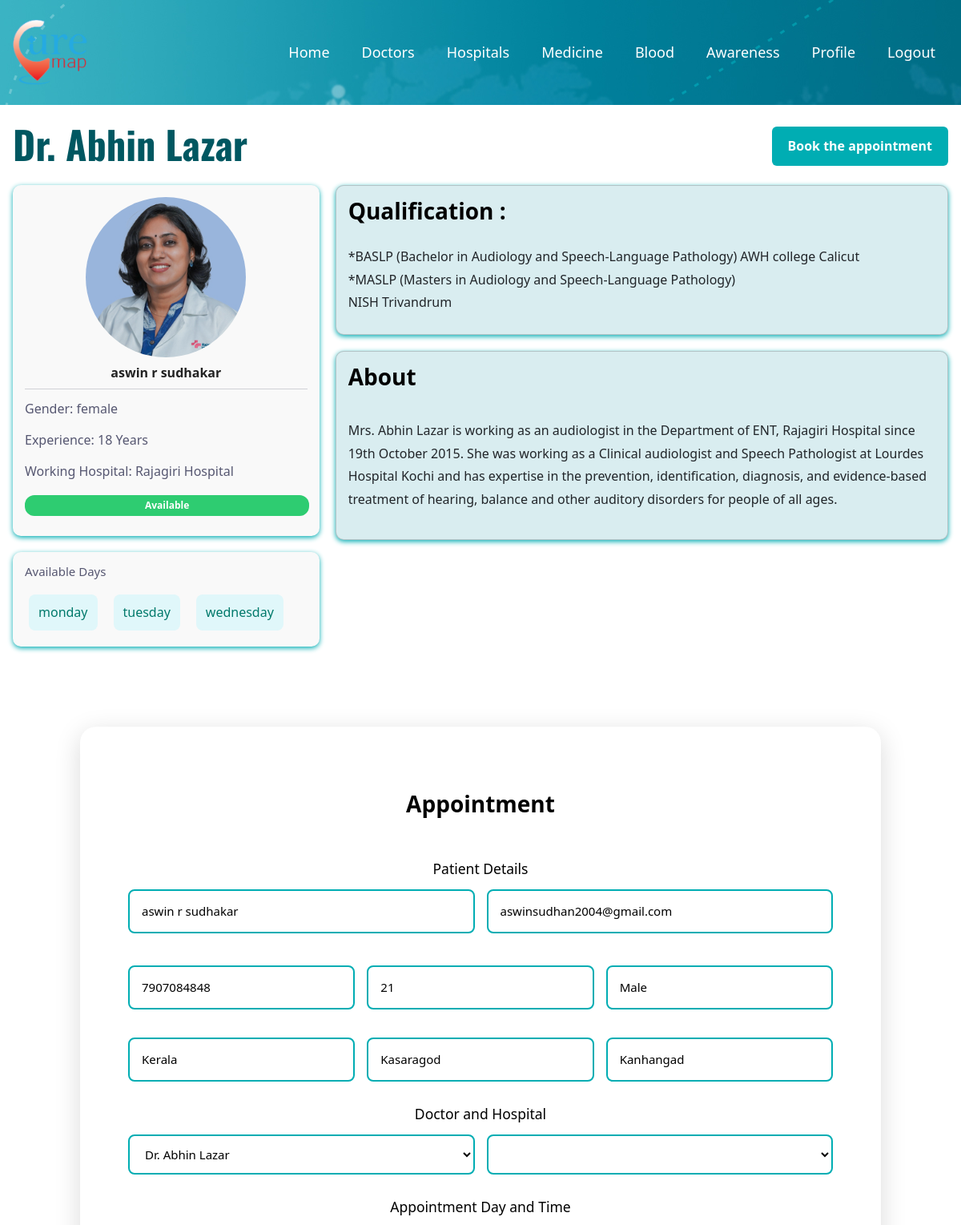
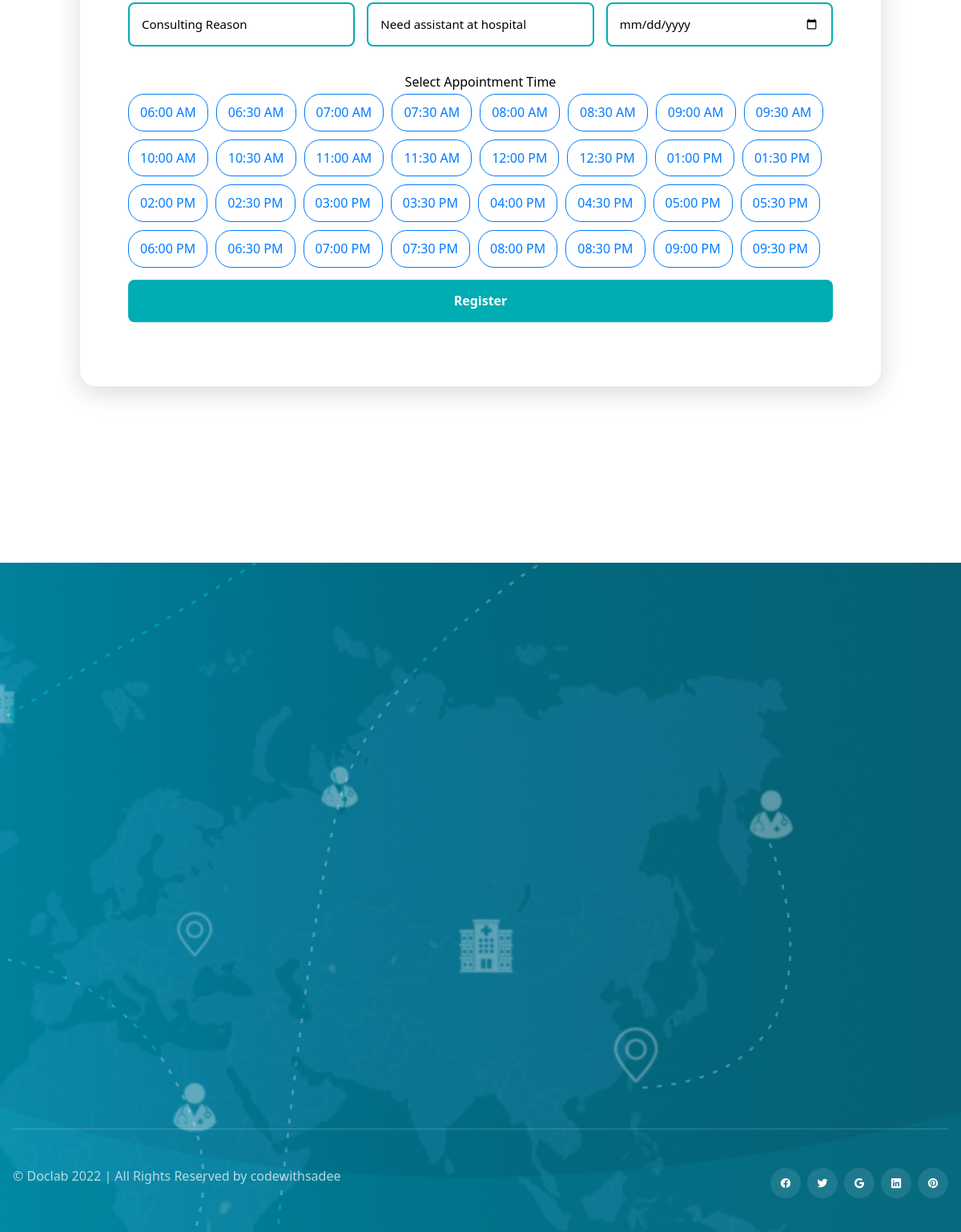
Screenshot of /doctor/doctor_detail/1/ (signed in) with the database file from the repository (2 pictures, top to bottom).
### doctor/models.py (models this page shows, shortened)
class Doctor(models.Model):
    first_name = models.CharField(max_length=100)
    second_name = models.CharField(max_length=100, blank=True, null=True)
    last_name = models.CharField(max_length=100)
    photo = models.ImageField(upload_to='doctor_photos/')
    email = models.EmailField(unique=True, blank=True, null=True)
    phone = models.CharField(max_length=15, blank=True, null=True)
    gender = models.CharField(max_length=10, choices=[('male', 'Male'), ('female', 'Female'), ('other', 'Other')])
    role = models.CharField(max_length=255, blank=True, null=True)
    qualification = models.TextField(help_text="Use line breaks for paragraphs and * for bullet points.",blank=True, null=True)
    specialization = MultiSelectField(choices=SPECIALIZATION_CHOICES)
    experience_years = models.PositiveIntegerField(blank=True, null=True)
    hospital = models.ForeignKey(Hospital, on_delete=models.CASCADE, related_name='doctors')
    available_days = MultiSelectField(choices=DAY_CHOICES, blank=True, null=True)
    about = models.TextField(blank=True, null=True)
    rating = models.FloatField(default=0.0)
    is_available = models.BooleanField(default=True)

### user/models.py (models this page shows, shortened)
class UserProfile(models.Model):
    BLOOD_GROUP_CHOICES = [
        ('A+', 'A+'), ('A-', 'A-'), ('B+', 'B+'), ('B-', 'B-'),
        ('O+', 'O+'), ('O-', 'O-'), ('AB+', 'AB+'), ('AB-', 'AB-')
    ]
    GENDER_CHOICES = [
        ('Male', 'Male'),
        ('Female', 'Female'),
        ('Other', 'Other'),
    ]
    user = models.OneToOneField(User, on_delete=models.CASCADE)
    middle_name = models.CharField(max_length=100, blank=True, null=True)
    photo = models.ImageField(upload_to='profile_photos/', blank=True, null=True)
    blood_group = models.CharField(max_length=3, choices=BLOOD_GROUP_CHOICES, blank=True)
    phone_number = models.CharField(max_length=15, blank=True)
    gender = models.CharField(max_length=10, choices=GENDER_CHOICES, blank=True)
    dob = models.DateField(null=True, blank=True)
    house_name = models.CharField(max_length=100, blank=True)
    street = models.CharField(max_length=100, blank=True)
    place = models.CharField(max_length=100)
    district = models.CharField(max_length=100)
    state = models.CharField(max_length=100)
    pincode = models.CharField(max_length=10)
    family_member_count = models.PositiveIntegerField(default=1)
    created_at = models.DateTimeField(auto_now_add=True)
    updated_at = models.DateTimeField(auto_now=True)
    document_type = models.CharField(max_length=50, blank=True, null=True)
    document_number = models.CharField(max_length=100, blank=True, null=True)
    proof = models.ImageField(upload_to='proof_docs/', blank=True, null=True)

### hospital/models.py (models this page shows)
class Hospital(models.Model):
    name = models.CharField(max_length=255)
    photo = models.ImageField(upload_to='hospital_photos/')
    email = models.EmailField(blank=True, null=True)
    email2 = models.EmailField(blank=True, null=True)  # Optional second email
    contact_number = models.CharField(max_length=15,blank=True, null=True)
    contact_number2 = models.CharField(max_length=15, blank=True, null=True)  # Optional second contact number
    password = models.CharField(max_length=128)  # Use Django's default max length for passwords
    website = models.URLField(blank=True, null=True)
    address = models.TextField()
    pincode = models.CharField(max_length=10)
    place = models.CharField(max_length=100)
    district = models.CharField(max_length=100)
    state = models.CharField(max_length=100)
    location_map_url = models.URLField(max_length=2000, blank=True, null=True)
    rating = models.FloatField(default=0.0)
    open_24_hours = models.BooleanField(default=False, help_text="Check if the hospital is open 24 hours")
    def __str__(self):
        return self.name

### doctor/views.py (the view, shortened to what this page needs)
# urls.py: path('doctor_detail/<int:doctor_id>/', views.doctor_detail, name='doctor_detail'),
def doctor_detail(request, doctor_id):
    user = request.user
    profile = getattr(user, 'userprofile', None)
    doctor = get_object_or_404(Doctor, id=doctor_id)
    age = None
    if profile and profile.dob:
        today = datetime.today().date()
        age = today.year - profile.dob.year - ((today.month, today.day) < (profile.dob.month, profile.dob.day))
    return render(request, 'doctor/doctor_detail.html', {
        'profile': profile,
        'doctor': doctor,
        'doctors': Doctor.objects.all(),
        'hospitals': Hospital.objects.all(),
        'age': age,
    })

### templates/doctor/doctor_detail.html (shortened to what this page needs)
{% extends "basic_templates/doctorheader.html" %}
{% load static %}
{% block css %}
<link rel="stylesheet" href="https://cdn.jsdelivr.net/npm/choices.js/public/assets/styles/choices.min.css">
<link href="https://cdnjs.cloudflare.com/ajax/libs/cropperjs/1.5.13/cropper.min.css" rel="stylesheet">
<link rel="stylesheet" href="{% static 'css/basic_css/header.css' %}">
{% endblock css %}
{% block body %}<br>
<section class="section listing" aria-labelledby="listing-label">
    <div class="container">
      <div class="header-row">
        <h2 class="headline-md" data-reveal="left">Dr. {{ doctor.first_name }}{% if doctor.second_name %} {{ doctor.second_name }}{% endif %} {{ doctor.last_name }}</h2>
        <button class="medi-locker-btn"><a href="#appointment">Book the appointment</a></button>
      </div>
      <div class="profile-layout">
        <div class="left-sidebar">
          <div class="profile-card">
            {% if doctor.photo %}
            <img src="{{ doctor.photo.url }}" alt="Dr. {{ doctor.first_name }} {{ doctor.last_name }}" class="profile-pic">
        {% else %}
            <img src="{% static 'img/person/profile.png' %}" alt="Default Profile" class="profile-pic">
        {% endif %}
    <h3 class="user-name">{{ request.user.first_name }} {{ request.user.userprofile.middle_name }} {{ request.user.last_name }}</h3>
            <hr>
            <p>Gender: {{ doctor.gender }}</p>
            <p>Experience: {{ doctor.experience_years }} Years</p>
            <p>Working Hospital: {{ doctor.hospital }}</p>
            {% if doctor.is_available %}
          <p class="badge open">Available</p>
        {% else %}
          <p class="badge closed">Not Available</p>
        {% endif %}
          </div>
<div class="family-card">
    <div class="family-card-header">
      <h4 class="family-heading">Available Days</h4>
    </div>
    <div class="family-photos">
      {% for day in doctor.available_days %}
        <div class="available-day">{{ day }}</div>
      {% empty %}
        <p class="no-days">No available days listed.</p>
      {% endfor %}
    </div>
  </div>
        </div>
        <div class="right-content">
            <div class="card large-box">
             <h2>Qualification :</h2>
                <p>{{ doctor.qualification|linebreaksbr|safe }}</p>
          </div>
          {% if doctor.about %}
<div class="card large-box">
  <h2>About</h2>
  <p>{{ doctor.about|linebreaks }}</p>
</div>
{% endif %}
        </div>
      </div>
    </div>
    <div class="login-container" id="appointment">
      <h2>Appointment</h2><br>
      <form method="post" enctype="multipart/form-data">
        <h3>Patient Details</h3>
        <div class="form-grid two-column">
          <input type="text" name="patient_full_name" required placeholder="Full Name" value="{{ request.user.first_name }} {{ request.user.userprofile.middle_name }} {{ request.user.last_name }}">
          <input type="email" name="patient_email" required placeholder="Email" value="{{ request.user.email }}">
        </div>
        <div class="form-grid">
          <input type="text" name="patient_phone" required placeholder="Phone" value="{{ request.user.userprofile.phone_number }}">
          <input type="text" name="patient_age" required placeholder="Age" value="{{ age }}">
          <input type="text" name="patient_gender" placeholder="Gender" value="{{ request.user.userprofile.gender }}">
          <input type="text" name="patient_state" placeholder="State" value="{{ request.user.userprofile.state }}">
          <input type="text" name="patient_district" placeholder="District" value="{{ request.user.userprofile.district }}">
          <input type="text" name="patient_place" placeholder="place" value="{{ request.user.userprofile.place }}">
        </div>
        <h3>Doctor and Hospital</h3>
        <div class="form-grid two-column">
          <select name="consulting_doctor" required>
  {% for d in doctors %}
    <option value="{{ d.id }}" {% if doctor.id == d.id %}selected{% endif %}>Dr. {{ d.first_name }} {{ d.last_name }}</option>
  {% endfor %}
</select>
          <select name="hospital" required>
            {% for h in hospitals %}
              <option value="{{ h.id }}" {% if doctor.hospital.id == h.id %}selected{% endif %}>{{ h.hospital_name }}</option>
            {% endfor %}
          </select>
        </div>
        <h3>Appointment Day and Time</h3>
        <div class="form-grid">
          <input type="text" name="reason" required placeholder="Consulting Reason">
          <select id="assistant" name="assistant" class="form-control" required>
            <option value="">Need assistant at hospital</option>
          </select>
          <input type="date" name="appointment_date" required placeholder="Appointment Date">
        </div>
        <div class="time-slots-wrapper">
          <label>Select Appointment Time</label>
          <div class="tag-options-inline" id="timeSlotTags">
          </div>
        </div>
        <button type="submit">Register</button>
      </form>
    </div>
{% endblock body %}

### static/css/basic_css/header.css (style rules this page uses)
:root { --rich-black-fogra-29: hsl(222, 44%, 8%); --middle-blue-green_40: hsla(174, 64%, 71%, 0.4); --midnight-green: hsl(186, 100%, 19%); --midnight-green_a25: hsla(186, 100%, 19%, 0.25); --independece: hsl(236, 14%, 39%); --verdigris: hsl(182, 100%, 35%); --ming: hsl(186, 72%, 24%); --space-cadet: hsla(226, 45%, 24%); --eerie-black: hsl(0, 0%, 13%); --alice-blue: hsl(187, 25%, 94%); --gray-web: hsl(0, 0%, 50%); --gainsboro: hsl(0, 0%, 87%); --white: hsl(0, 0%, 100%); --white_a20: hsla(0, 0%, 100%, 0.2); --white_a10: hsla(0, 0%, 100%, 0.1); --black: hsl(0, 0%, 0%); --ff-oswald: 'Oswald', sans-serif; --ff-rubik: 'Rubik', sans-serif; --headline-lg: 5rem; --headline-md: 3rem; --headline-sm: 2rem; --title-lg: 1.8rem; --title-md: 1.5rem; --title-sm: 1.4rem; --fw-500: 500; --fw-700: 700; --section-padding: 120px; --shadow-1: 0px 2px 20px hsla(209, 36%, 72%, 0.2); --shadow-2: 0 4px 16px hsla(0, 0%, 0%, 0.06); --radius-circle: 50%; --radius-12: 12px; --radius-6: 6px; --radius-4: 4px; --transition-1: 0.25s ease; --transition-2: 0.5s ease; --transition-3: 1s ease; --cubic-in: cubic-bezier(0.51, 0.03, 0.64, 0.28); --cubic-out: cubic-bezier(0.05, 0.83, 0.52, 0.97); }
*, *::before, *::after { margin: 0; padding: 0; box-sizing: border-box; }
a, img, span, time, input, button, ion-icon { display: block; }
a { color: inherit; text-decoration: none; }
img { height: auto; }
input, button { background: none; border: none; font: inherit; }
input { width: 100%; outline: none; }
button { cursor: pointer; }
html { font-size: 10px; font-family: var(--ff-rubik); scroll-behavior: smooth; }
body { background-color: var(--white); font-size: 1.6rem; color: var(--independece); line-height: 1.8; overflow: hidden; }
body.loaded { overflow-y: visible; }
.container { padding-inline: 16px; }
.headline-md { font-size: var(--headline-md); font-weight: var(--fw-700); }
.headline-lg, .headline-md { font-family: var( --ff-oswald ); }
.headline-md, .headline-sm { line-height: 1.3; }
.headline-md, .headline-sm { color: var(--midnight-green); }
.section { padding-block: var(--section-padding); }
[data-reveal] { opacity: 0; transition: var(--transition-2); }
[data-reveal].revealed { opacity: 1 ; }
[data-reveal="left"] { transform: translateX(-50px); }
[data-reveal="left"].revealed, [data-reveal="right"].revealed { transform: translateX(0); }
@media (min-width:768px) { :root { --headline-lg:8rem; --headline-md:4.8rem } }
@media (min-width:768px) { .container { max-width: 750px; margin-inline: auto; } }
@media (min-width:992px) { .container { max-width: 940px; } }
@media (min-width:1200px) { .container { max-width: 1200px; } }

### templates/doctor/doctor_detail.html (style rules this page uses)
.header-row { display: flex; justify-content: space-between; align-items: center; margin-bottom: 1.5rem; }
.medi-locker-btn { padding: 10px 20px; background-color: hsl(182, 100%, 35%); color: white; border: none; border-radius: 6px; font-weight: bold; cursor: pointer; }
.profile-layout { display: flex; flex-wrap: wrap; gap: 20px; }
.left-sidebar { flex: 1; min-width: 280px; display: flex; flex-direction: column; gap: 20px; }
.profile-card, .family-card, .card { background-color: #f9f9f9; padding: 1.5rem; border-radius: 10px; box-shadow: 0 2px 6px hsl(182, 100%, 35%);; }
.profile-pic { width: 200px; height: 200px; border-radius: 50%; object-fit: cover; margin: 0 auto 10px auto; display: block; }
.user-name { font-size: 1.6rem; font-weight: 800; color: #222; margin-bottom: 0.5rem; text-align: center; }
.family-card h4 { margin-bottom: 0.75rem; }
.family-photos { display: flex; flex-wrap: wrap; gap: 10px; max-width: 100%; overflow: hidden; }
.family-card-header { display: flex; justify-content: space-between; align-items: center; margin-bottom: 0.75rem; }
.right-content { flex: 2; min-width: 500px; display: flex; flex-direction: column; gap: 20px; }
.large-box { background:rgb(217, 237, 240); }
button { padding: 10px; background-color: #0077cc; color: white; border: none; border-radius: 5px; cursor: pointer; }

### rows the page displays
Doctor: first_name "Abhin", last_name "Lazar", photo (picture), gender "female", experience_years "18", hospital "Rajagiri Hospital", qualification "*BASLP (Bachelor in Audiology and Speech-Language Pathology) AWH college Calicut *MASLP (Masters in Audiology and Speech-Language Pathology) NISH Trivandrum", about "Mrs. Abhin Lazar is working as an audiologist in the Department of ENT, Rajagiri Hospital since 19th October 2015. She was working as a Clinical audiologist and Speech Pathologist at Lourdes Hospital Kochi and has expertise in the prevention, identification, diagnosis, and evidence-based treatment of hearing, balance and other auditory disorders for people of all ages."

### other values shown
{{ request.user.first_name }} "aswin"
{{ request.user.userprofile.middle_name }} "r"
{{ request.user.last_name }} "sudhakar"
{{ day }} "monday" "tuesday" "wednesday"
